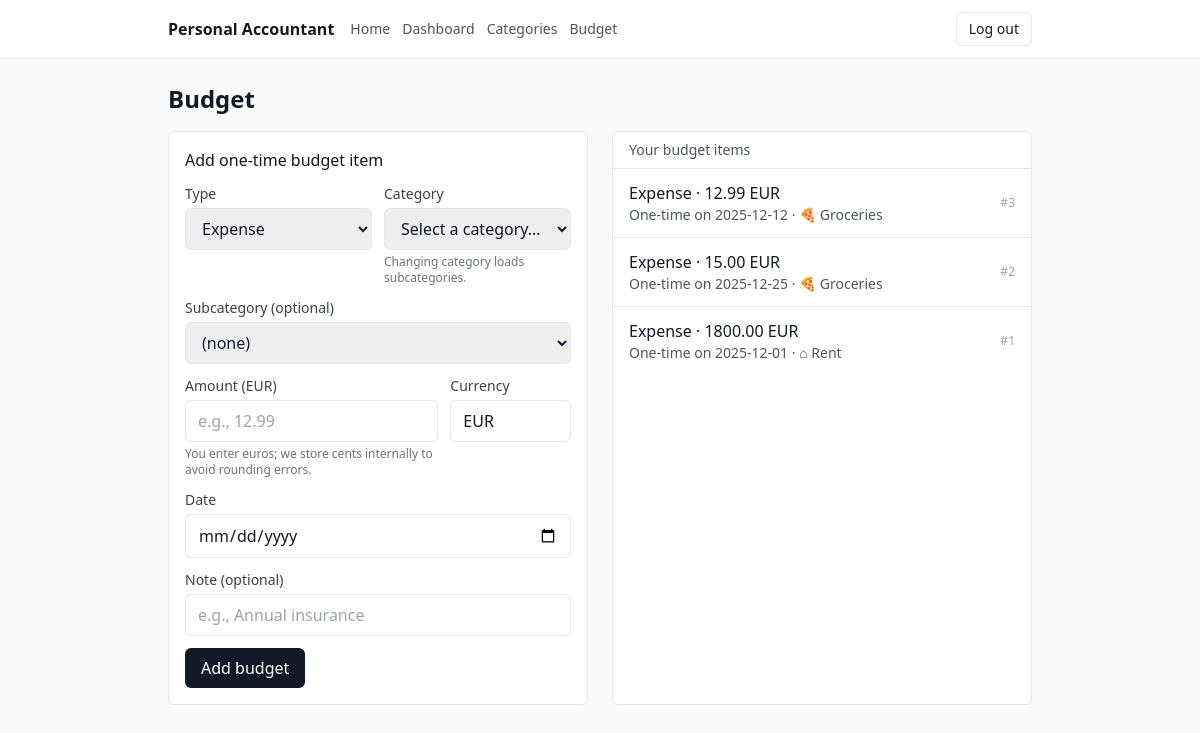
/budget (signed in), run on an earlier commit of the app's database.
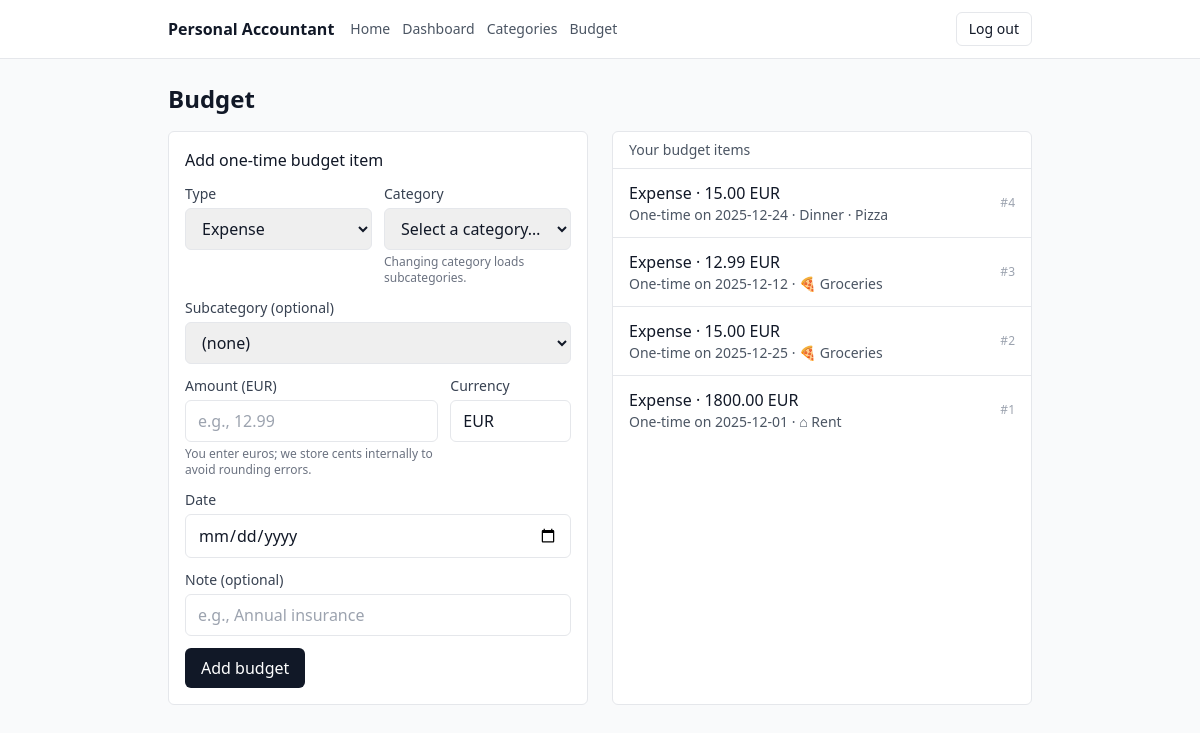
And on a later commit of the database.
### app/models.py (models this page shows)
class Budget(SQLModel, table=True):
    id: int | None = Field(default=None, primary_key=True)
    user_id: int = Field(foreign_key="user.id", index=True)
    type: BudgetType  # income/expense
    amount_cents: int
    currency: str  # e.g. "EUR"
    category_id: int = Field(foreign_key="category.id", index=True)
    subcategory_id: int | None = Field(default=None, foreign_key="subcategory.id", index=True)
    is_recurring: bool = False
    repeat_unit: RepeatUnit | None = None        # weekly/monthly/yearly
    repeat_interval: int | None = None           # every N units (1=every month/week/year)
    day_of_month: int | None = None              # for monthly/yearly patterns
    weekday: int | None = None                   # 0=Mon ... 6=Sun for weekly patterns
    one_time_date: date | None = None
    start_date: date | None = None
    end_date: date | None = None
    note: str | None = None
    created_at: datetime = Field(default_factory=datetime.utcnow)

class Category(SQLModel, table=True):
    __table_args__ = (
        UniqueConstraint("user_id", "name", name="uq_category_user_name"),
    )
    id: int | None = Field(default=None, primary_key=True)
    user_id: int = Field(foreign_key="user.id", index=True)
    name: str
    icon: str | None = None  # emoji or icon key
    created_at: datetime = Field(default_factory=datetime.utcnow)

class Subcategory(SQLModel, table=True):
    __table_args__ = (
        UniqueConstraint("category_id", "name", name="uq_subcategory_category_name"),
    )
    id: int | None = Field(default=None, primary_key=True)
    user_id: int = Field(foreign_key="user.id", index=True)   # convenience + ownership
    category_id: int = Field(foreign_key="category.id", index=True)
    name: str
    icon: str | None = None
    created_at: datetime = Field(default_factory=datetime.utcnow)

### app/routes/budgets.py (the view)
@router.get("/budget", response_class=HTMLResponse)
def list_budget(
    request: Request,
    db: Session = Depends(get_session),
    uid: int | None = Depends(current_user_id),
):
    if not uid:
        return RedirectResponse(url="/login", status_code=303)
    return _render_budget_page(request, uid, db)

### templates/budget.html (shortened to what this page needs)
{% extends "_base.html" %}
{% block content %}
  <div class="flex items-center justify-between mb-4">
    <h1 class="text-2xl font-semibold">Budget</h1>
  </div>
  <div class="grid gap-6 lg:grid-cols-2">
    <section class="rounded-md border bg-white p-4">
      <h2 class="font-medium mb-3">Add one-time budget item</h2>
      {% if categories|length == 0 %}
        <p class="text-sm text-gray-600">
          You need at least one category first.
          <a class="text-blue-700 hover:underline" href="/categories">Create categories →</a>
        </p>
      {% else %}
        <form method="post" action="/budget" class="space-y-3">
          <div class="grid grid-cols-1 sm:grid-cols-2 gap-3">
            <div>
              <label class="block text-sm text-gray-700">Type</label>
              <select name="budget_type" class="mt-1 w-full rounded-md border px-3 py-2">
                <option value="expense">Expense</option>
              </select>
            </div>
            <div>
              <label class="block text-sm text-gray-700">Category</label>
              <select
                name="category_id"
                class="mt-1 w-full rounded-md border px-3 py-2"
                required
                hx-get="/budget/subcategories"
                hx-trigger="change"
                hx-target="#subcategory-select"
                hx-swap="innerHTML"
                hx-include="closest form"
              >
                <option value="" selected disabled>Select a category…</option>
              </select>
              <p class="mt-1 text-xs text-gray-500">Changing category loads subcategories.</p>
            </div>
          </div>
          <div>
            <label class="block text-sm text-gray-700">Subcategory (optional)</label>
            <select
              name="subcategory_id"
              id="subcategory-select"
              class="mt-1 w-full rounded-md border px-3 py-2"
              hx-get="/budget/subcategories"
              hx-trigger="load"
              hx-target="#subcategory-select"
              hx-swap="innerHTML"
              hx-include="closest form"
            >
              <option value="">(none)</option>
            </select>
          </div>
          <div class="grid grid-cols-1 sm:grid-cols-3 gap-3">
            <div class="sm:col-span-2">
              <label class="block text-sm text-gray-700">Amount (EUR)</label>
              <input
                name="amount_eur"
                type="text"
                required
                class="mt-1 w-full rounded-md border px-3 py-2"
                placeholder="e.g., 12.99"
              />
              <p class="mt-1 text-xs text-gray-500">
                You enter euros; we store cents internally to avoid rounding errors.
              </p>
            </div>
            <div>
              <label class="block text-sm text-gray-700">Currency</label>
              <input name="currency" value="EUR" class="mt-1 w-full rounded-md border px-3 py-2" />
            </div>
          </div>
          <div>
            <label class="block text-sm text-gray-700">Date</label>
            <input name="one_time_date" type="date" required class="mt-1 w-full rounded-md border px-3 py-2" />
          </div>
          <div>
            <label class="block text-sm text-gray-700">Note (optional)</label>
            <input name="note" class="mt-1 w-full rounded-md border px-3 py-2" placeholder="e.g., Annual insurance" />
          </div>
          <button class="rounded-md bg-gray-900 px-4 py-2 text-white hover:bg-black">
            Add budget
          </button>
        </form>
      {% endif %}
    </section>
    <section class="rounded-md border bg-white">
      <div class="border-b px-4 py-2 text-sm text-gray-600">Your budget items</div>
      {% if budgets|length == 0 %}
        <div class="px-4 py-4 text-sm text-gray-600">No budget items yet.</div>
      {% else %}
        <ul class="divide-y">
          {% for b in budgets %}
            {% set cat = categories_by_id.get(b.category_id) %}
            {% set sub = (subcategories_by_id.get(b.subcategory_id) if b.subcategory_id else None) %}
            <li class="px-4 py-3 flex items-center justify-between">
              <div>
                <div class="font-medium">
                  {{ b.type.value|capitalize }}
                  · {{ cents_to_euros_str(b.amount_cents) }} {{ b.currency }}
                </div>
                <div class="text-sm text-gray-600">
                  One-time on {{ b.one_time_date }}
                  ·
                  {% if cat %}
                    {{ cat.icon or "" }} {{ cat.name }}
                  {% else %}
                    Category #{{ b.category_id }}
                  {% endif %}
                  {% if sub %}
                    · {{ sub.icon or "" }} {{ sub.name }}
                  {% endif %}
                </div>
              </div>
              <div class="text-xs text-gray-400">#{{ b.id }}</div>
            </li>
          {% endfor %}
        </ul>
      {% endif %}
    </section>
  </div>
{% endblock %}

### templates/_base.html (shortened to what this page needs)
<!doctype html>
<html>
  <head>
    <script src="https://cdn.tailwindcss.com"></script>
  </head>
  <body class="min-h-screen bg-gray-50 text-gray-900">
    <header class="border-b bg-white">
      <div class="mx-auto max-w-4xl px-4 py-3 flex items-center justify-between">
        <div class="flex items-center gap-4">
          <a href="/" class="font-semibold">Personal Accountant</a>
          <nav class="text-sm text-gray-600 flex items-center gap-3">
            <a href="/" class="hover:text-gray-900">Home</a>
            {% if user_id %}
              <a href="/dashboard" class="hover:text-gray-900">Dashboard</a>
              <a href="/categories" class="hover:text-gray-900">Categories</a>
              <a href="/budget" class="hover:text-gray-900">Budget</a>
            {% endif %}
          </nav>
        </div>
        <div class="text-sm">
          {% if user_id %}
            <form method="post" action="/logout" class="inline">
              <button type="submit" class="rounded-md border px-3 py-1.5 hover:bg-gray-50">
                Log out
              </button>
            </form>
          {% else %}
            <a href="/login" class="hover:underline">Log in</a>
            <span class="mx-1 text-gray-300">|</span>
            <a href="/signup" class="hover:underline">Sign up</a>
          {% endif %}
        </div>
      </div>
    </header>
    <main class="mx-auto max-w-4xl px-4 py-6">
      {% block content %}{% endblock %}
    </main>
  </body>
</html>

What changed in the data, as far as the page shows it:
added Budget: type.value "Expense", amount_cents "15.00", currency "EUR", one_time_date "2025-12-24", id "4"
added Category: name "Dinner"
added Subcategory: name "Pizza"
